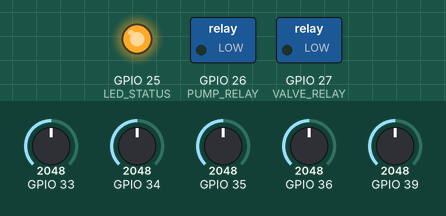
A sketch run on a simulated ESP32. Parts: switched loads named in the sketch (green lamp = pin HIGH), output pins drawn as LEDs (lit = HIGH). The test bench sets the inputs (shaded band); at power-on: GPIO 34 = 2048, GPIO 36 = 2048, GPIO 39 = 2048, GPIO 33 = 2048, GPIO 35 = 2048. WiFi joins after 1.5 s; servers stay silent unless stated; uploads are accepted with an empty reply; what the sketch prints to the serial monitor is not drawn.

Above: at 10.29 s.
10.3 s: GPIO 34 set to 1228
At 11.6 s:
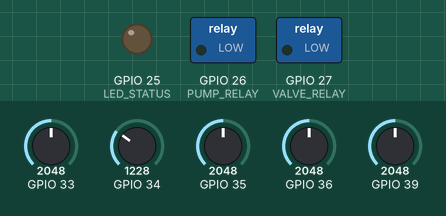
31.8 s: GPIO 36 set to 1228
41.8 s: GPIO 39 set to 1228
Timing chart, 0 to 52.0 s (numbered marks = the images above; inputs shaded):
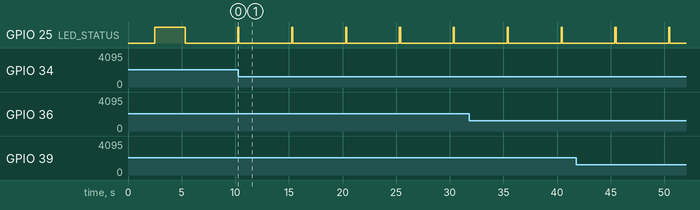

The sketch:

ESP32_EXAMPLE.ino
```cpp
/*
  CONTOH CODE ESP32 UNTUK PENYIRAMAN OTOMATIS

  Kirim data sensor ke dashboard via HTTP POST
  Terima perintah dari server via polling

  Requirements:
  - Arduino IDE atau PlatformIO
  - ESP32 Board
  - Libraries:
    - WiFi.h (built-in)
    - HTTPClient.h (built-in)
    - ArduinoJson.h (install via Library Manager)
*/

#include <WiFi.h>
#include <HTTPClient.h>
#include <ArduinoJson.h>

// ===== WiFi Config =====
const char* SSID = "YOUR_SSID";
const char* PASSWORD = "YOUR_PASSWORD";
const char* SERVER = "http://192.168.x.x:3000";

// ===== Pins =====
const int SENSOR1 = 36;  // Soil moisture 1
const int SENSOR2 = 39;  // Soil moisture 2
const int SENSOR3 = 34;  // Soil moisture 3
const int SENSOR4 = 35;  // Soil moisture 4
const int SENSOR5 = 33;  // Soil moisture 5
const int PUMP_RELAY = 26;    // Water pump
const int VALVE_RELAY = 27;   // Solenoid valve
const int LED_STATUS = 25;    // Status LED

// ===== Variables =====
unsigned long lastUpdate = 0;
const unsigned long UPDATE_INTERVAL = 5000;  // Send every 5 seconds

void setup() {
  Serial.begin(115200);
  delay(1000);

  Serial.println("\n\n=== Penyiraman Otomatis ESP32 ===");
  Serial.println("Version 1.0");

  // Initialize pins
  pinMode(PUMP_RELAY, OUTPUT);
  pinMode(VALVE_RELAY, OUTPUT);
  pinMode(LED_STATUS, OUTPUT);
  digitalWrite(PUMP_RELAY, LOW);
  digitalWrite(VALVE_RELAY, LOW);
  digitalWrite(LED_STATUS, LOW);

  // ADC setup
  analogSetAttenuation(ADC_11db);

  // Connect WiFi
  connectToWiFi();
}

void loop() {
  // Reconnect WiFi if needed
  if (WiFi.status() != WL_CONNECTED) {
    Serial.println("WiFi disconnected, reconnecting...");
    connectToWiFi();
    return;
  }

  // Send data every UPDATE_INTERVAL
  if (millis() - lastUpdate >= UPDATE_INTERVAL) {
    lastUpdate = millis();
    sendSensorData();
  }

  delay(100);
}

// ===== WiFi Connection =====
void connectToWiFi() {
  Serial.print("Connecting to WiFi: ");
  Serial.println(SSID);

  WiFi.mode(WIFI_STA);
  WiFi.begin(SSID, PASSWORD);

  int attempts = 0;
  while (WiFi.status() != WL_CONNECTED && attempts < 20) {
    delay(500);
    Serial.print(".");
    attempts++;
  }

  if (WiFi.status() == WL_CONNECTED) {
    Serial.println("\n✓ WiFi Connected!");
    Serial.print("IP: ");
    Serial.println(WiFi.localIP());
    digitalWrite(LED_STATUS, HIGH);
  } else {
    Serial.println("\n✗ WiFi Failed!");
    digitalWrite(LED_STATUS, LOW);
  }
}

// ===== Read Sensors =====
int readSoilMoisture(int pin) {
  int raw = analogRead(pin);

  // Calibration (adjust based on your sensor)
  int dryValue = 4095;   // Completely dry
  int wetValue = 1500;   // Completely wet

  int moisture = map(raw, dryValue, wetValue, 0, 100);
  return constrain(moisture, 0, 100);
}

// ===== Send Data to Server =====
void sendSensorData() {
  if (WiFi.status() != WL_CONNECTED) {
    Serial.println("WiFi not connected");
    return;
  }

  HTTPClient http;
  String url = String(SERVER) + "/api/esp32-data";

  http.begin(url);
  http.addHeader("Content-Type", "application/json");

  // Create JSON
  DynamicJsonDocument doc(512);

  // Read sensors
  JsonArray sensors = doc.createNestedArray("sensors");
  sensors[0]["moisture"] = readSoilMoisture(SENSOR1);
  sensors[0]["temperature"] = 25.5;  // Placeholder

  sensors[1]["moisture"] = readSoilMoisture(SENSOR2);
  sensors[1]["temperature"] = 25.5;

  sensors[2]["moisture"] = readSoilMoisture(SENSOR3);
  sensors[2]["temperature"] = 25.5;

  sensors[3]["moisture"] = readSoilMoisture(SENSOR4);
  sensors[3]["temperature"] = 25.5;

  sensors[4]["moisture"] = readSoilMoisture(SENSOR5);
  sensors[4]["temperature"] = 25.5;

  doc["pump"] = digitalRead(PUMP_RELAY) == HIGH;
  doc["valve"] = digitalRead(VALVE_RELAY) == HIGH;

  // Serialize and send
  String payload;
  serializeJson(doc, payload);

  Serial.println("Sending: " + payload);

  int code = http.POST(payload);
  if (code == HTTP_CODE_OK) {
    Serial.println("✓ Data sent");
    digitalWrite(LED_STATUS, HIGH);
    delay(100);
    digitalWrite(LED_STATUS, LOW);
  } else {
    Serial.println("✗ Error: " + String(code));
  }

  http.end();
}

// ===== Debug Command via Serial =====
void handleSerialCommand() {
  if (Serial.available()) {
    String cmd = Serial.readStringUntil('\n');
    cmd.trim();

    if (cmd == "pump_on") {
      digitalWrite(PUMP_RELAY, HIGH);
      Serial.println("Pump ON");
    }
    else if (cmd == "pump_off") {
      digitalWrite(PUMP_RELAY, LOW);
      Serial.println("Pump OFF");
    }
    else if (cmd == "valve_on") {
      digitalWrite(VALVE_RELAY, HIGH);
      Serial.println("Valve ON");
    }
    else if (cmd == "valve_off") {
      digitalWrite(VALVE_RELAY, LOW);
      Serial.println("Valve OFF");
    }
    else if (cmd == "status") {
      Serial.println("Pump: " + String(digitalRead(PUMP_RELAY) ? "ON" : "OFF"));
      Serial.println("Valve: " + String(digitalRead(VALVE_RELAY) ? "ON" : "OFF"));
    }
    else if (cmd == "send") {
      sendSensorData();
    }
  }
}

/*
  Serial Commands:
  - pump_on      : Turn on pump
  - pump_off     : Turn off pump
  - valve_on     : Turn on valve
  - valve_off    : Turn off valve
  - status       : Show current status
  - send         : Send sensor data immediately
*/
```

Measured:
- by itself, GPIO 25 (LED_STATUS): alternates HIGH for 0.10 s and LOW for 4.9 s
